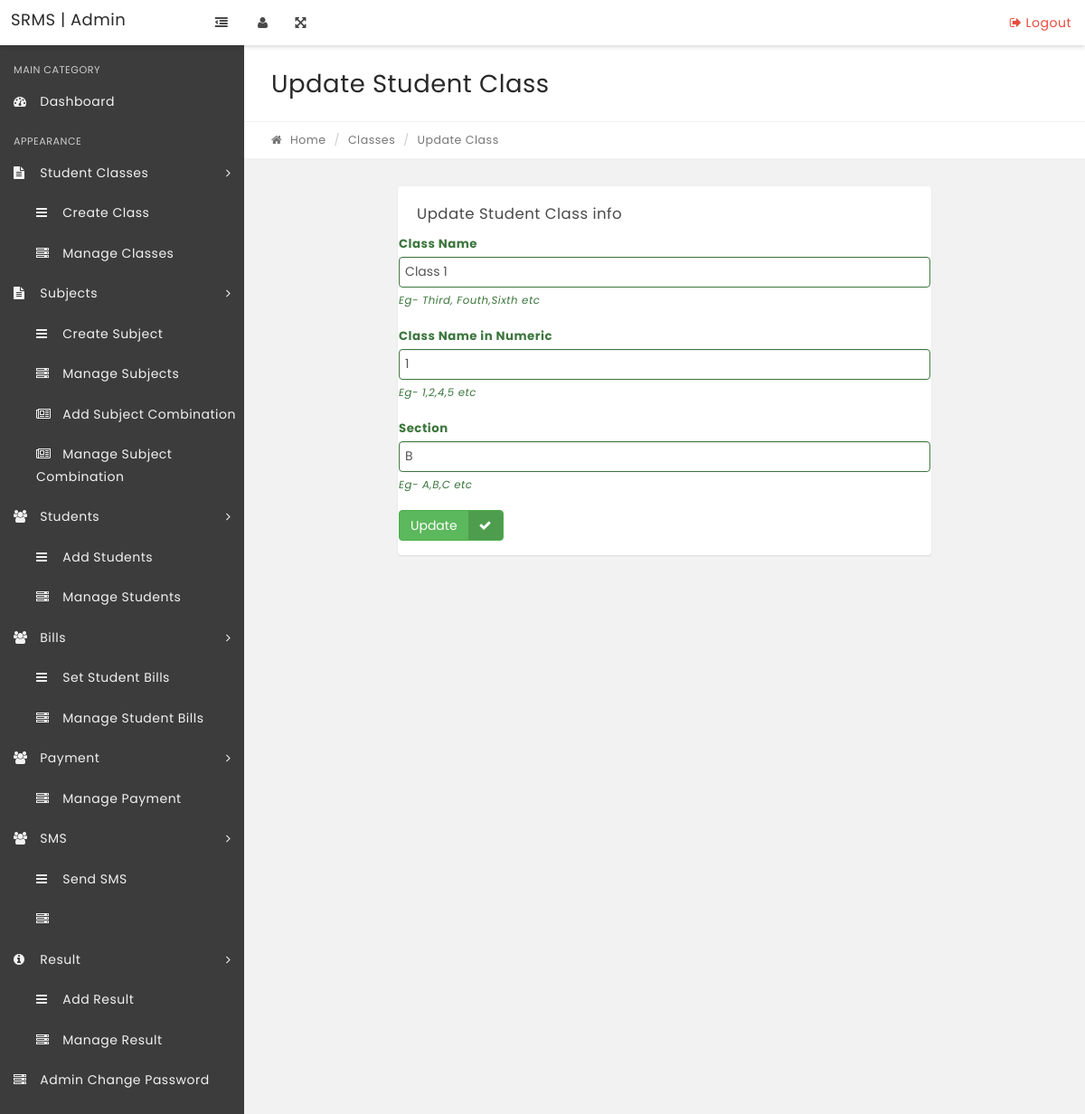
Page /edit-class.php?classid=1 on the committed database.
### tables this page shows
CREATE TABLE `tblclasses` (
  `id` int(11) NOT NULL,
  `ClassName` varchar(80) DEFAULT NULL,
  `ClassNameNumeric` int(4) NOT NULL,
  `Section` varchar(5) NOT NULL,
  `CreationDate` timestamp NOT NULL DEFAULT current_timestamp(),
  `UpdationDate` timestamp NOT NULL DEFAULT '0000-00-00 00:00:00' ON UPDATE current_timestamp()
);

### edit-class.php (the view, shortened to what this page needs)
<?php
include('includes/config.php');
if(strlen($_SESSION['alogin'])=="")
    {
    header("Location: index.php");
    }
    else{
?>
<!DOCTYPE html>
<html lang="en">
    <head>
        <link rel="stylesheet" href="css/bootstrap.css" media="screen" >
        <link rel="stylesheet" href="css/font-awesome.min.css" media="screen" >
        <link rel="stylesheet" href="css/animate-css/animate.min.css" media="screen" >
        <link rel="stylesheet" href="css/lobipanel/lobipanel.min.css" media="screen" >
        <link rel="stylesheet" href="css/prism/prism.css" media="screen" >
        <link rel="stylesheet" href="css/main.css" media="screen" >
    </head>
    <body class="top-navbar-fixed">
        <div class="main-wrapper">
            <?php include('includes/topbar.php');?>
            <div class="content-wrapper">
                <div class="content-container">
<?php include('includes/leftbar.php');?>
                    <div class="main-page">
                        <div class="container-fluid">
                            <div class="row page-title-div">
                                <div class="col-md-6">
                                    <h2 class="title">Update Student Class</h2>
                                </div>
                            </div>
                            <div class="row breadcrumb-div">
                                <div class="col-md-6">
                                    <ul class="breadcrumb">
            							<li><a href="dashboard.php"><i class="fa fa-home"></i> Home</a></li>
            							<li><a href="#">Classes</a></li>
            							<li class="active">Update Class</li>
            						</ul>
                                </div>
                            </div>
                        </div>
                        <section class="section">
                            <div class="container-fluid">
                                <div class="row">
                                    <div class="col-md-8 col-md-offset-2">
                                        <div class="panel">
                                            <div class="panel-heading">
                                                <div class="panel-title">
                                                    <h5>Update Student Class info</h5>
                                                </div>
                                            </div>
                                                <form method="post">
<?php
$cid=intval($_GET['classid']);
$sql = "SELECT * from tblclasses where id=:cid";
$query = $dbh->prepare($sql);
$query->bindParam(':cid',$cid,PDO::PARAM_STR);
$query->execute();
$results=$query->fetchAll(PDO::FETCH_OBJ);
if($query->rowCount() > 0)
{
foreach($results as $result)
{   ?>
                                                    <div class="form-group has-success">
                                                        <label for="success" class="control-label">Class Name</label>
                                                		<div class="">
                                                			<input type="text" name="classname" value="<?php echo htmlentities($result->ClassName);?>" required="required" class="form-control" id="success">
                                                            <span class="help-block">Eg- Third, Fouth,Sixth etc</span>
                                                		</div>
                                                	</div>
                                                       <div class="form-group has-success">
                                                        <label for="success" class="control-label">Class Name in Numeric</label>
                                                        <div class="">
                                                            <input type="number" name="classnamenumeric" value="<?php echo htmlentities($result->ClassNameNumeric);?>" required="required" class="form-control" id="success">
                                                            <span class="help-block">Eg- 1,2,4,5 etc</span>
                                                        </div>
                                                    </div>
                                                     <div class="form-group has-success">
                                                        <label for="success" class="control-label">Section</label>
                                                        <div class="">
                                                            <input type="text" name="section" value="<?php echo htmlentities($result->Section);?>" class="form-control" required="required" id="success">
                                                            <span class="help-block">Eg- A,B,C etc</span>
                                                        </div>
                                                    </div>
                                                    <?php }} ?>
  <div class="form-group has-success">
                                                        <div class="">
                                                           <button type="submit" name="update" class="btn btn-success btn-labeled">Update<span class="btn-label btn-label-right"><i class="fa fa-check"></i></span></button>
                                                    </div>
                                                </form>
                                            </div>
                                        </div>
                                    </div>
                                </div>
                            </div>
                    </div>
                </div>
            </div>
    </body>
</html>
<?php  } ?>

### rows in the picture
tblclasses: classname "Class 1", classnamenumeric "1", section "B"
